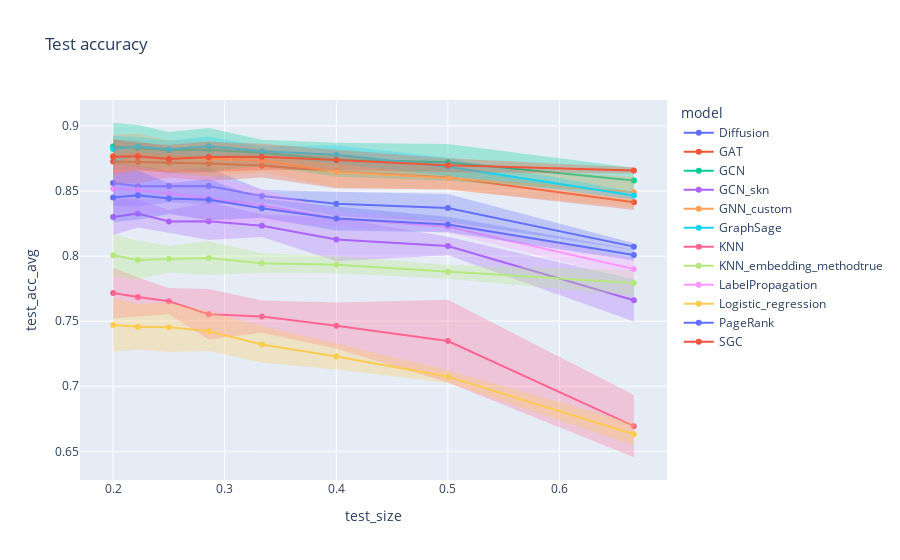

Notebook source saved alongside this figure:
### Markdown cell above
`Cora`

### Code cell
# Compute average and standard deviation according to values of k
grouped = df.groupby(['dataset', 'model', 'k', 'train_size', 'test_size'])[['train_acc', 'test_acc']].agg({'train_acc': ['mean', 'std'], 'test_acc': ['mean', 'std']}).reset_index()
grouped.columns = ['dataset', 'model', 'k', 'train_size', 'test_size', 'train_acc_avg', 'train_acc_std', 'test_acc_avg', 'test_acc_std', ]
grouped

# Test split
for error_y_mode in {'band'}:
    fig = line(
        data_frame = grouped[grouped['dataset']=='cora'],
        x = 'test_size',
        y = 'test_acc_avg',
        error_y = 'test_acc_std',
        error_y_mode = error_y_mode,
        color = 'model',
        title = f'Test accuracy',
        markers = '.',
    )
    fig.show()

### Figure 1 — Plotly figure (JSON) as saved in the notebook; plotly's stock layout.template omitted (floating-point values rounded to 4 significant figures)
{"data": [{"fill": "toself", "fillcolor": "rgba(99,110,250,.3)", "hoverinfo": "skip", "legendgroup": "Diffusion", "line": {"color": "rgba(255,255,255,0)"}, "showlegend": false, "type": "scatter", "x": [0.6667, 0.5, 0.4, 0.3333, 0.2857, 0.25, 0.2222, 0.2, 0.2, 0.2222, 0.25, 0.2857, 0.3333, 0.4, 0.5, 0.6667], "xaxis": "x", "y": [0.8098, 0.8478, 0.8494, 0.851, 0.8678, 0.8662, 0.8693, 0.8739, 0.8384, 0.8378, 0.8413, 0.8397, 0.8414, 0.8308, 0.8262, 0.8047], "yaxis": "y"}, {"hovertemplate": "model=Diffusion<br>test_size=%{x}<br>test_acc_avg=%{y}<extra></extra>", "legendgroup": "Diffusion", "line": {"color": "#636efa", "dash": "solid"}, "marker": {"symbol": "circle"}, "mode": "lines+markers", "name": "Diffusion", "orientation": "v", "showlegend": true, "type": "scatter", "x": [0.6667, 0.5, 0.4, 0.3333, 0.2857, 0.25, 0.2222, 0.2], "xaxis": "x", "y": [0.8072, 0.837, 0.8401, 0.8462, 0.8538, 0.8538, 0.8536, 0.8562], "yaxis": "y"}, {"fill": "toself", "fillcolor": "rgba(239,85,59,.3)", "hoverinfo": "skip", "legendgroup": "GAT", "line": {"color": "rgba(255,255,255,0)"}, "showlegend": false, "type": "scatter", "x": [0.6667, 0.5, 0.4, 0.3333, 0.2857, 0.25, 0.2222, 0.2, 0.2, 0.2222, 0.25, 0.2857, 0.3333, 0.4, 0.5, 0.6667], "xaxis": "x", "y": [0.8473, 0.8695, 0.8778, 0.8787, 0.8845, 0.8832, 0.8886, 0.8896, 0.8557, 0.8559, 0.8604, 0.8576, 0.8604, 0.8522, 0.8513, 0.8355], "yaxis": "y"}, {"hovertemplate": "model=GAT<br>test_size=%{x}<br>test_acc_avg=%{y}<extra></extra>", "legendgroup": "GAT", "line": {"color": "#EF553B", "dash": "solid"}, "marker": {"symbol": "circle"}, "mode": "lines+markers", "name": "GAT", "orientation": "v", "showlegend": true, "type": "scatter", "x": [0.6667, 0.5, 0.4, 0.3333, 0.2857, 0.25, 0.2222, 0.2], "xaxis": "x", "y": [0.8414, 0.8604, 0.865, 0.8696, 0.8711, 0.8718, 0.8722, 0.8727], "yaxis": "y"}, {"fill": "toself", "fillcolor": "rgba(0,204,150,.3)", "hoverinfo": "skip", "legendgroup": "GCN", "line": {"color": "rgba(255,255,255,0)"}, "showlegend": false, "type": "scatter", "x": [0.6667, 0.5, 0.4, 0.3333, 0.2857, 0.25, 0.2222, 0.2, 0.2, 0.2222, 0.25, 0.2857, 0.3333, 0.4, 0.5, 0.6667], "xaxis": "x", "y": [0.8678, 0.8861, 0.8872, 0.8894, 0.8985, 0.8954, 0.9006, 0.9024, 0.8659, 0.8656, 0.8671, 0.8649, 0.8692, 0.861, 0.8578, 0.8482], "yaxis": "y"}, {"hovertemplate": "model=GCN<br>test_size=%{x}<br>test_acc_avg=%{y}<extra></extra>", "legendgroup": "GCN", "line": {"color": "#00cc96", "dash": "solid"}, "marker": {"symbol": "circle"}, "mode": "lines+markers", "name": "GCN", "orientation": "v", "showlegend": true, "type": "scatter", "x": [0.6667, 0.5, 0.4, 0.3333, 0.2857, 0.25, 0.2222, 0.2], "xaxis": "x", "y": [0.858, 0.872, 0.8741, 0.8793, 0.8817, 0.8812, 0.8831, 0.8842], "yaxis": "y"}, {"fill": "toself", "fillcolor": "rgba(171,99,250,.3)", "hoverinfo": "skip", "legendgroup": "GCN_skn", "line": {"color": "rgba(255,255,255,0)"}, "showlegend": false, "type": "scatter", "x": [0.6667, 0.5, 0.4, 0.3333, 0.2857, 0.25, 0.2222, 0.2, 0.2, 0.2222, 0.25, 0.2857, 0.3333, 0.4, 0.5, 0.6667], "xaxis": "x", "y": [0.7823, 0.8149, 0.8295, 0.8321, 0.8414, 0.8354, 0.8434, 0.8438, 0.8161, 0.822, 0.8178, 0.8122, 0.8146, 0.796, 0.8005, 0.7498], "yaxis": "y"}, {"hovertemplate": "model=GCN_skn<br>test_size=%{x}<br>test_acc_avg=%{y}<extra></extra>", "legendgroup": "GCN_skn", "line": {"color": "#ab63fa", "dash": "solid"}, "marker": {"symbol": "circle"}, "mode": "lines+markers", "name": "GCN_skn", "orientation": "v", "showlegend": true, "type": "scatter", "x": [0.6667, 0.5, 0.4, 0.3333, 0.2857, 0.25, 0.2222, 0.2], "xaxis": "x", "y": [0.766, 0.8077, 0.8128, 0.8234, 0.8268, 0.8266, 0.8327, 0.8299], "yaxis": "y"}, {"fill": "toself", "fillcolor": "rgba(255,161,90,.3)", "hoverinfo": "skip", "legendgroup": "GNN_custom", "line": {"color": "rgba(255,255,255,0)"}, "showlegend": false, "type": "scatter", "x": [0.6667, 0.5, 0.4, 0.3333, 0.2857, 0.25, 0.2222, 0.2, 0.2, 0.2222, 0.25, 0.2857, 0.3333, 0.4, 0.5, 0.6667], "xaxis": "x", "y": [0.8609, 0.869, 0.8764, 0.8825, 0.8888, 0.8889, 0.8939, 0.8933, 0.8609, 0.8636, 0.8653, 0.8607, 0.8643, 0.8527, 0.8508, 0.8371], "yaxis": "y"}, {"hovertemplate": "model=GNN_custom<br>test_size=%{x}<br>test_acc_avg=%{y}<extra></extra>", "legendgroup": "GNN_custom", "line": {"color": "#FFA15A", "dash": "solid"}, "marker": {"symbol": "circle"}, "mode": "lines+markers", "name": "GNN_custom", "orientation": "v", "showlegend": true, "type": "scatter", "x": [0.6667, 0.5, 0.4, 0.3333, 0.2857, 0.25, 0.2222, 0.2], "xaxis": "x", "y": [0.849, 0.8599, 0.8645, 0.8734, 0.8748, 0.8771, 0.8787, 0.8771], "yaxis": "y"}, {"fill": "toself", "fillcolor": "rgba(25,211,243,.3)", "hoverinfo": "skip", "legendgroup": "GraphSage", "line": {"color": "rgba(255,255,255,0)"}, "showlegend": false, "type": "scatter", "x": [0.6667, 0.5, 0.4, 0.3333, 0.2857, 0.25, 0.2222, 0.2, 0.2, 0.2222, 0.25, 0.2857, 0.3333, 0.4, 0.5, 0.6667], "xaxis": "x", "y": [0.8494, 0.8755, 0.8851, 0.8844, 0.8919, 0.8886, 0.8916, 0.8923, 0.8721, 0.8768, 0.8753, 0.8767, 0.8768, 0.8706, 0.8617, 0.8434], "yaxis": "y"}, {"hovertemplate": "model=GraphSage<br>test_size=%{x}<br>test_acc_avg=%{y}<extra></extra>", "legendgroup": "GraphSage", "line": {"color": "#19d3f3", "dash": "solid"}, "marker": {"symbol": "circle"}, "mode": "lines+markers", "name": "GraphSage", "orientation": "v", "showlegend": true, "type": "scatter", "x": [0.6667, 0.5, 0.4, 0.3333, 0.2857, 0.25, 0.2222, 0.2], "xaxis": "x", "y": [0.8464, 0.8686, 0.8778, 0.8806, 0.8843, 0.882, 0.8842, 0.8822], "yaxis": "y"}, {"fill": "toself", "fillcolor": "rgba(255,102,146,.3)", "hoverinfo": "skip", "legendgroup": "KNN", "line": {"color": "rgba(255,255,255,0)"}, "showlegend": false, "type": "scatter", "x": [0.6667, 0.5, 0.4, 0.3333, 0.2857, 0.25, 0.2222, 0.2, 0.2, 0.2222, 0.25, 0.2857, 0.3333, 0.4, 0.5, 0.6667], "xaxis": "x", "y": [0.6932, 0.7664, 0.7643, 0.7659, 0.7747, 0.7754, 0.7835, 0.7911, 0.7521, 0.7534, 0.7552, 0.736, 0.7411, 0.7287, 0.7029, 0.6454], "yaxis": "y"}, {"hovertemplate": "model=KNN<br>test_size=%{x}<br>test_acc_avg=%{y}<extra></extra>", "legendgroup": "KNN", "line": {"color": "#FF6692", "dash": "solid"}, "marker": {"symbol": "circle"}, "mode": "lines+markers", "name": "KNN", "orientation": "v", "showlegend": true, "type": "scatter", "x": [0.6667, 0.5, 0.4, 0.3333, 0.2857, 0.25, 0.2222, 0.2], "xaxis": "x", "y": [0.6693, 0.7347, 0.7465, 0.7535, 0.7554, 0.7653, 0.7685, 0.7716], "yaxis": "y"}, {"fill": "toself", "fillcolor": "rgba(182,232,128,.3)", "hoverinfo": "skip", "legendgroup": "KNN_embedding_methodtrue", "line": {"color": "rgba(255,255,255,0)"}, "showlegend": false, "type": "scatter", "x": [0.6667, 0.5, 0.4, 0.3333, 0.2857, 0.25, 0.2222, 0.2, 0.2, 0.2222, 0.25, 0.2857, 0.3333, 0.4, 0.5, 0.6667], "xaxis": "x", "y": [0.7891, 0.7932, 0.8001, 0.8021, 0.8115, 0.808, 0.8118, 0.8167, 0.7847, 0.7821, 0.7874, 0.7855, 0.787, 0.7867, 0.7825, 0.7695], "yaxis": "y"}, {"hovertemplate": "model=KNN_embedding_methodtrue<br>test_size=%{x}<br>test_acc_avg=%{y}<extra></extra>", "legendgroup": "KNN_embedding_methodtrue", "line": {"color": "#B6E880", "dash": "solid"}, "marker": {"symbol": "circle"}, "mode": "lines+markers", "name": "KNN_embedding_methodtrue", "orientation": "v", "showlegend": true, "type": "scatter", "x": [0.6667, 0.5, 0.4, 0.3333, 0.2857, 0.25, 0.2222, 0.2], "xaxis": "x", "y": [0.7793, 0.7879, 0.7934, 0.7946, 0.7985, 0.7977, 0.797, 0.8007], "yaxis": "y"}, {"fill": "toself", "fillcolor": "rgba(255,151,255,.3)", "hoverinfo": "skip", "legendgroup": "LabelPropagation", "line": {"color": "rgba(255,255,255,0)"}, "showlegend": false, "type": "scatter", "x": [0.6667, 0.5, 0.4, 0.3333, 0.2857, 0.25, 0.2222, 0.2, 0.2, 0.2222, 0.25, 0.2857, 0.3333, 0.4, 0.5, 0.6667], "xaxis": "x", "y": [0.7984, 0.8272, 0.8346, 0.8517, 0.8615, 0.8635, 0.869, 0.8706, 0.8329, 0.8326, 0.833, 0.8268, 0.8263, 0.8231, 0.818, 0.7817], "yaxis": "y"}, {"hovertemplate": "model=LabelPropagation<br>test_size=%{x}<br>test_acc_avg=%{y}<extra></extra>", "legendgroup": "LabelPropagation", "line": {"color": "#FF97FF", "dash": "solid"}, "marker": {"symbol": "circle"}, "mode": "lines+markers", "name": "LabelPropagation", "orientation": "v", "showlegend": true, "type": "scatter", "x": [0.6667, 0.5, 0.4, 0.3333, 0.2857, 0.25, 0.2222, 0.2], "xaxis": "x", "y": [0.7901, 0.8226, 0.8288, 0.839, 0.8442, 0.8482, 0.8508, 0.8517], "yaxis": "y"}, {"fill": "toself", "fillcolor": "rgba(254,203,82,.3)", "hoverinfo": "skip", "legendgroup": "Logistic_regression", "line": {"color": "rgba(255,255,255,0)"}, "showlegend": false, "type": "scatter", "x": [0.6667, 0.5, 0.4, 0.3333, 0.2857, 0.25, 0.2222, 0.2, 0.2, 0.2222, 0.25, 0.2857, 0.3333, 0.4, 0.5, 0.6667], "xaxis": "x", "y": [0.6715, 0.7121, 0.7329, 0.7461, 0.7574, 0.7646, 0.7632, 0.7678, 0.7263, 0.7283, 0.7262, 0.727, 0.718, 0.7129, 0.7025, 0.6546], "yaxis": "y"}, {"hovertemplate": "model=Logistic_regression<br>test_size=%{x}<br>test_acc_avg=%{y}<extra></extra>", "legendgroup": "Logistic_regression", "line": {"color": "#FECB52", "dash": "solid"}, "marker": {"symbol": "circle"}, "mode": "lines+markers", "name": "Logistic_regression", "orientation": "v", "showlegend": true, "type": "scatter", "x": [0.6667, 0.5, 0.4, 0.3333, 0.2857, 0.25, 0.2222, 0.2], "xaxis": "x", "y": [0.663, 0.7073, 0.7229, 0.7321, 0.7422, 0.7454, 0.7457, 0.747], "yaxis": "y"}, {"fill": "toself", "fillcolor": "rgba(99,110,250,.3)", "hoverinfo": "skip", "legendgroup": "PageRank", "line": {"color": "rgba(255,255,255,0)"}, "showlegend": false, "type": "scatter", "x": [0.6667, 0.5, 0.4, 0.3333, 0.2857, 0.25, 0.2222, 0.2, 0.2, 0.2222, 0.25, 0.2857, 0.3333, 0.4, 0.5, 0.6667], "xaxis": "x", "y": [0.8049, 0.8302, 0.8381, 0.8441, 0.859, 0.8559, 0.8657, 0.864, 0.8262, 0.8278, 0.8324, 0.8275, 0.8294, 0.8195, 0.8183, 0.7967], "yaxis": "y"}, {"hovertemplate": "model=PageRank<br>test_size=%{x}<br>test_acc_avg=%{y}<extra></extra>", "legendgroup": "PageRank", "line": {"color": "#636efa", "dash": "solid"}, "marker": {"symbol": "circle"}, "mode": "lines+markers", "name": "PageRank", "orientation": "v", "showlegend": true, "type": "scatter", "x": [0.6667, 0.5, 0.4, 0.3333, 0.2857, 0.25, 0.2222, 0.2], "xaxis": "x", "y": [0.8008, 0.8242, 0.8288, 0.8368, 0.8432, 0.8442, 0.8467, 0.8451], "yaxis": "y"}, {"fill": "toself", "fillcolor": "rgba(239,85,59,.3)", "hoverinfo": "skip", "legendgroup": "SGC", "line": {"color": "rgba(255,255,255,0)"}, "showlegend": false, "type": "scatter", "x": [0.6667, 0.5, 0.4, 0.3333, 0.2857, 0.25, 0.2222, 0.2, 0.2, 0.2222, 0.25, 0.2857, 0.3333, 0.4, 0.5, 0.6667], "xaxis": "x", "y": [0.868, 0.8751, 0.8817, 0.8863, 0.8879, 0.8852, 0.8873, 0.8895, 0.8632, 0.8659, 0.8639, 0.8645, 0.8662, 0.8661, 0.8643, 0.8634], "yaxis": "y"}, {"hovertemplate": "model=SGC<br>test_size=%{x}<br>test_acc_avg=%{y}<extra></extra>", "legendgroup": "SGC", "line": {"color": "#EF553B", "dash": "solid"}, "marker": {"symbol": "circle"}, "mode": "lines+markers", "name": "SGC", "orientation": "v", "showlegend": true, "type": "scatter", "x": [0.6667, 0.5, 0.4, 0.3333, 0.2857, 0.25, 0.2222, 0.2], "xaxis": "x", "y": [0.8657, 0.8697, 0.8739, 0.8762, 0.8762, 0.8746, 0.8766, 0.8764], "yaxis": "y"}], "layout": {"legend": {"title": {"text": "model"}, "tracegroupgap": 0}, "title": {"text": "Test accuracy"}, "xaxis": {"anchor": "y", "domain": [0, 1], "title": {"text": "test_size"}}, "yaxis": {"anchor": "x", "domain": [0, 1], "title": {"text": "test_acc_avg"}}}}
